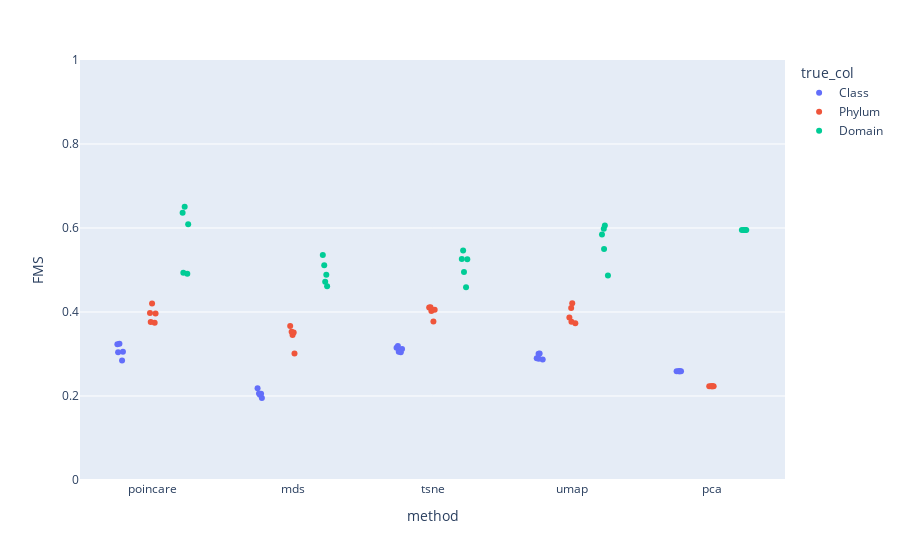

Notebook cell for this chart:
### Code cell
fig = px.strip(df_results_clust, x='method', y='FMS', color = "true_col")
fig.update_yaxes(range = [0,1])
fig.show()

### Figure 1 — Plotly figure (JSON) as saved in the notebook; plotly's stock layout.template omitted (floating-point values rounded to 4 significant figures)
{"data": [{"alignmentgroup": "True", "boxpoints": "all", "fillcolor": "rgba(255,255,255,0)", "hoveron": "points", "hovertemplate": "true_col=Class<br>method=%{x}<br>FMS=%{y}<extra></extra>", "legendgroup": "Class", "line": {"color": "rgba(255,255,255,0)"}, "marker": {"color": "#636efa"}, "name": "Class", "offsetgroup": "Class", "orientation": "v", "pointpos": 0, "showlegend": true, "type": "box", "x": ["poincare", "mds", "tsne", "umap", "pca", "poincare", "mds", "tsne", "umap", "pca", "poincare", "mds", "tsne", "umap", "pca", "poincare", "mds", "tsne", "umap", "pca", "poincare", "mds", "tsne", "umap", "pca"], "x0": " ", "xaxis": "x", "y": [0.2846, 0.2185, 0.3189, 0.3008, 0.2591, 0.3055, 0.2054, 0.3044, 0.2897, 0.2591, 0.3231, 0.2028, 0.3054, 0.3011, 0.2591, 0.3245, 0.2061, 0.3147, 0.2867, 0.2591, 0.3042, 0.1954, 0.312, 0.2887, 0.2591], "y0": " ", "yaxis": "y"}, {"alignmentgroup": "True", "boxpoints": "all", "fillcolor": "rgba(255,255,255,0)", "hoveron": "points", "hovertemplate": "true_col=Phylum<br>method=%{x}<br>FMS=%{y}<extra></extra>", "legendgroup": "Phylum", "line": {"color": "rgba(255,255,255,0)"}, "marker": {"color": "#EF553B"}, "name": "Phylum", "offsetgroup": "Phylum", "orientation": "v", "pointpos": 0, "showlegend": true, "type": "box", "x": ["poincare", "mds", "tsne", "umap", "pca", "poincare", "mds", "tsne", "umap", "pca", "poincare", "mds", "tsne", "umap", "pca", "poincare", "mds", "tsne", "umap", "pca", "poincare", "mds", "tsne", "umap", "pca"], "x0": " ", "xaxis": "x", "y": [0.3764, 0.3669, 0.4108, 0.4094, 0.2234, 0.4202, 0.3009, 0.4111, 0.3869, 0.2234, 0.3742, 0.3512, 0.3771, 0.377, 0.2234, 0.3964, 0.3527, 0.4021, 0.4206, 0.2234, 0.3973, 0.3452, 0.4053, 0.3733, 0.2234], "y0": " ", "yaxis": "y"}, {"alignmentgroup": "True", "boxpoints": "all", "fillcolor": "rgba(255,255,255,0)", "hoveron": "points", "hovertemplate": "true_col=Domain<br>method=%{x}<br>FMS=%{y}<extra></extra>", "legendgroup": "Domain", "line": {"color": "rgba(255,255,255,0)"}, "marker": {"color": "#00cc96"}, "name": "Domain", "offsetgroup": "Domain", "orientation": "v", "pointpos": 0, "showlegend": true, "type": "box", "x": ["poincare", "mds", "tsne", "umap", "pca", "poincare", "mds", "tsne", "umap", "pca", "poincare", "mds", "tsne", "umap", "pca", "poincare", "mds", "tsne", "umap", "pca", "poincare", "mds", "tsne", "umap", "pca"], "x0": " ", "xaxis": "x", "y": [0.6504, 0.5358, 0.4951, 0.5985, 0.5952, 0.491, 0.5111, 0.5261, 0.5847, 0.5952, 0.6363, 0.4888, 0.5254, 0.606, 0.5952, 0.4937, 0.4719, 0.5463, 0.5499, 0.5952, 0.609, 0.4615, 0.4592, 0.4868, 0.5952], "y0": " ", "yaxis": "y"}], "layout": {"boxmode": "group", "legend": {"title": {"text": "true_col"}, "tracegroupgap": 0}, "margin": {"t": 60}, "xaxis": {"anchor": "y", "domain": [0, 1], "title": {"text": "method"}}, "yaxis": {"anchor": "x", "domain": [0, 1], "range": [0, 1], "title": {"text": "FMS"}}}}
